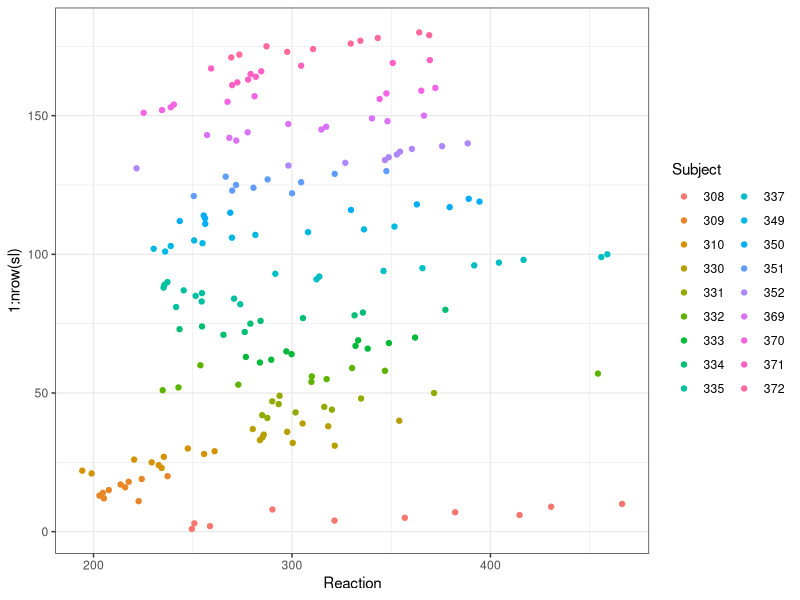
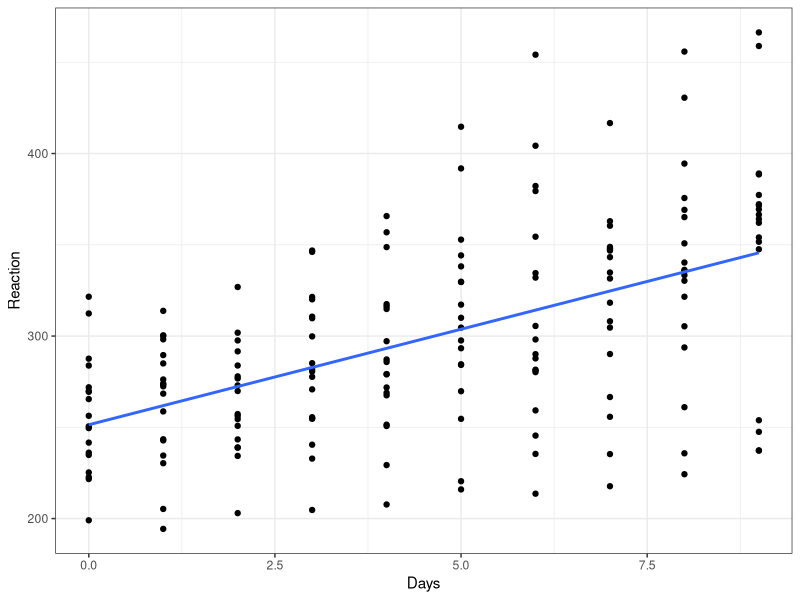
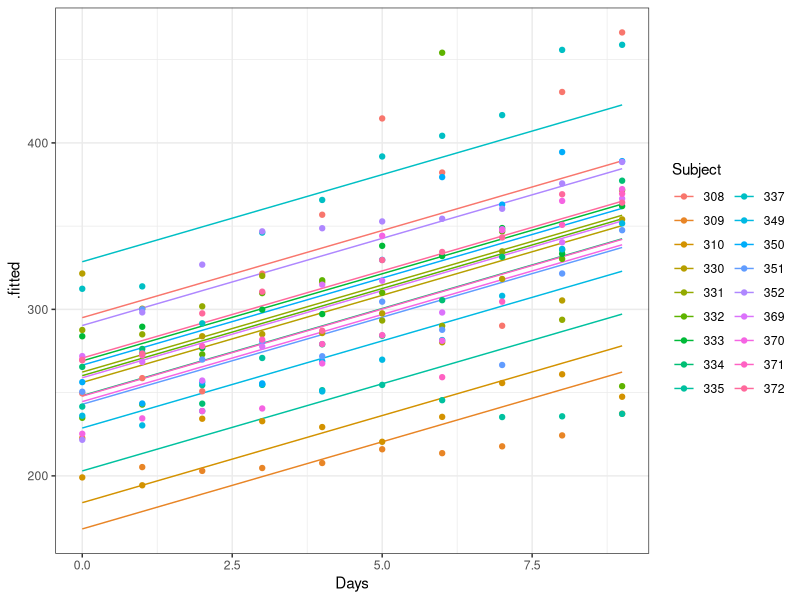
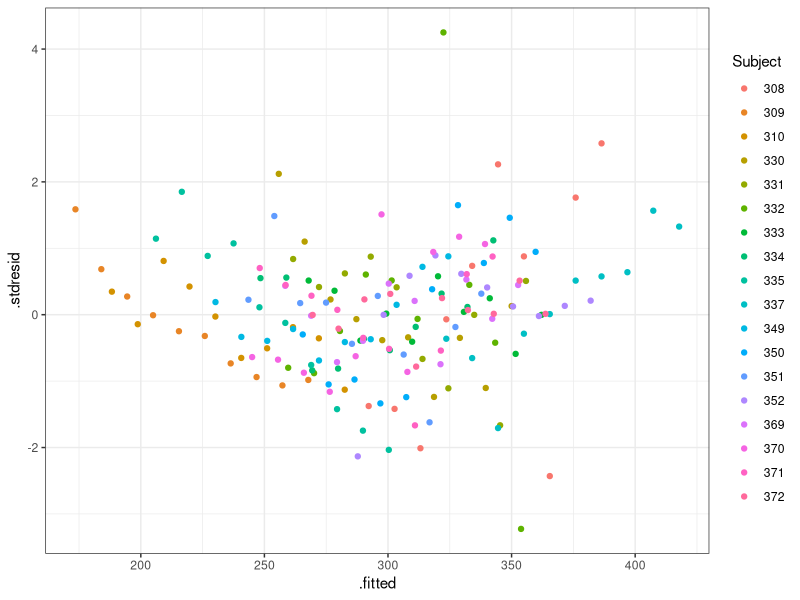
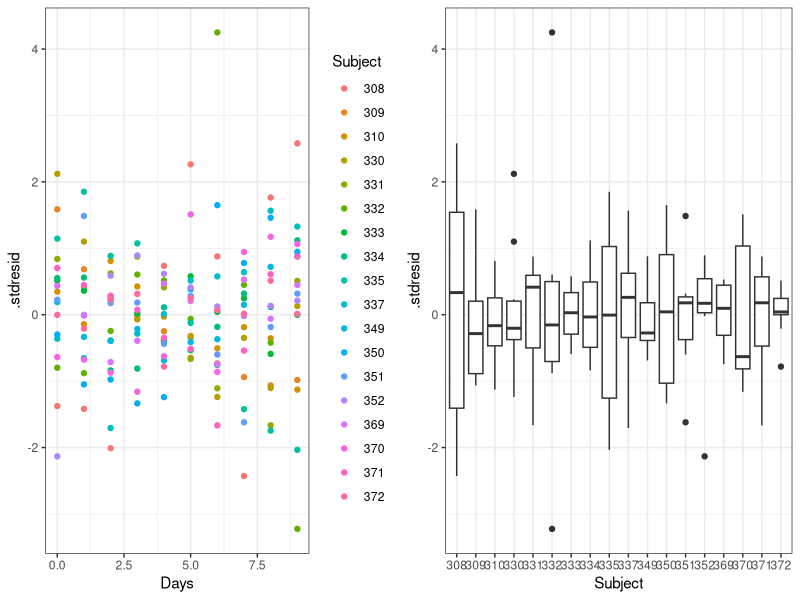
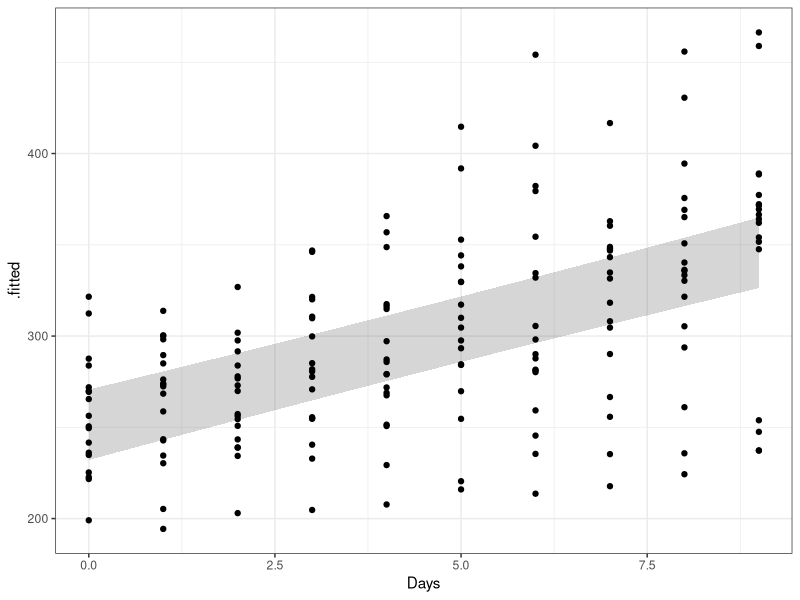
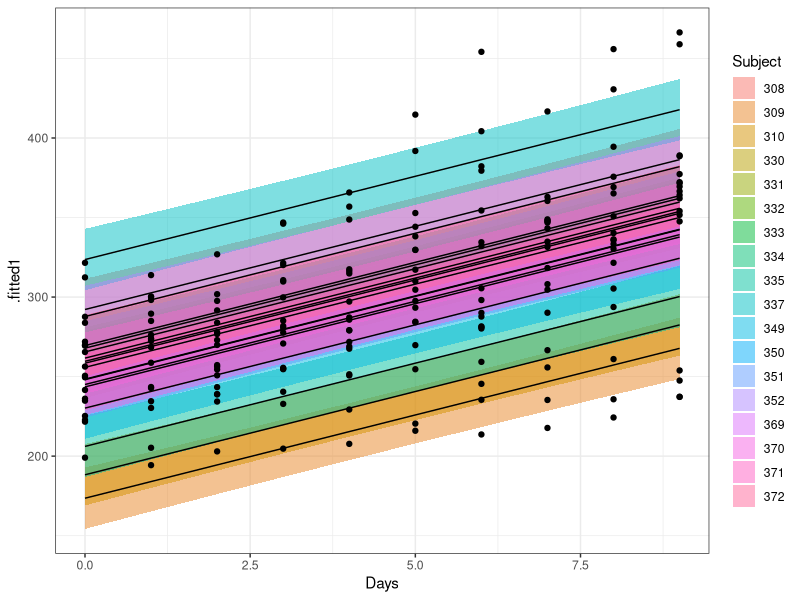
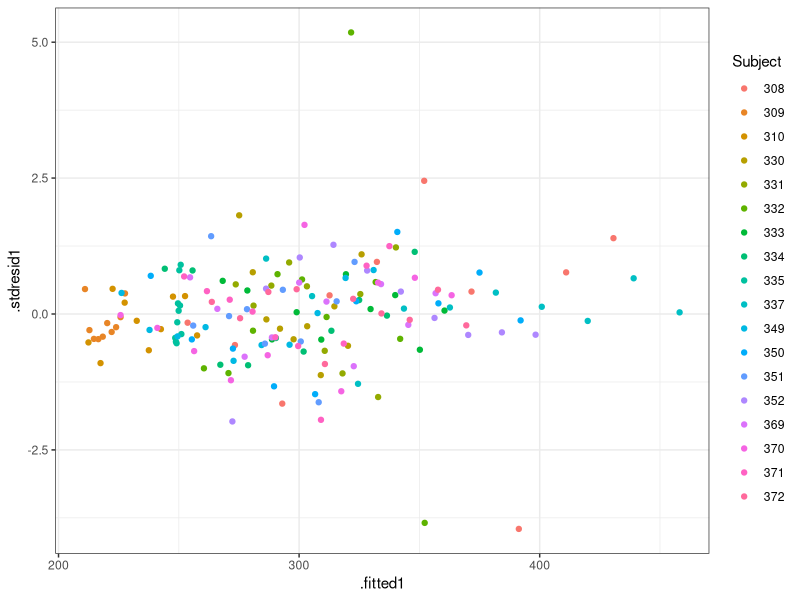

Source code (R) for these figures, in order:
## ---- chunk 1
# output options
options(width = 70, scipen = 6, digits = 3)
library(knitr)
# chunk default options
opts_chunk$set(fig.align='center', tidy = FALSE, fig.width = 7, fig.height = 3, warning = FALSE)
## ---- chunk 2
library(lme4)
data(sleepstudy)
sl <- sleepstudy
head(sl, 3)
## ---- chunk 3
str(sl)
# пропущенные значения
sum(!complete.cases(sl))
# число субъектов
length(unique(sl$Subject))
## ---- chunk 4
# сбалансирован ли объем выборки?
table(sl$Subject)
with(sl, table(Subject, Days))
## ---- chunk 5
library(ggplot2)
theme_set(theme_bw() + theme(legend.key = element_blank()))
update_geom_defaults("point", list(shape = 19))
# Есть ли наблюдения-выбросы? строим dot-plot
ggplot(sl, aes(x = Reaction, y = 1:nrow(sl), colour = Subject)) + 
  geom_point() + guides(colour = guide_legend(ncol = 2))
## ---- chunk 6
wrong1 <- lm(Reaction ~ Days, data = sl)
## ---- chunk 7
ggplot(sl, aes(x = Days, y = Reaction)) + 
  geom_point() + 
  geom_smooth(se = F, method = "lm", size = 1)
## ---- chunk 8
wrong2 <- lm(Reaction ~ Days + Subject, data = sl)
## ---- chunk 9
wrong2_diag <- fortify(wrong2)
ggplot(wrong2_diag, aes(x = Days, colour = Subject)) +
  geom_line(aes(y = .fitted, group = Subject)) +
  geom_point(data = sl, aes(y = Reaction)) +
  guides(colour = guide_legend(ncol = 2))
## ---- chunk 10
detach("package:lme4") # выгружаем lme4, чтобы не было конфликтов
library(nlme)
M1 <- lme(Reaction ~ Days, random = ~ 1 | Subject, data = sl)
## ---- chunk 11
# plot(M1)
sl$.stdresid <- resid(M1, type = "pearson")
sl$.fitted <- fitted(M1)
ggplot(sl) + geom_point(aes(x = .fitted, y = .stdresid, colour = Subject))
## ---- chunk 12
p <- ggplot(data = sl, aes(y = .stdresid))
library(gridExtra)
grid.arrange(
  p + geom_point(aes(x = Days, colour = Subject)),
  p + geom_boxplot(aes(x = Subject)),
  ncol = 2)
## ---- chunk 13
summary(M1)
## ---- chunk 14
anova(M1)
## ---- chunk 15
M1.ml <- lme(Reaction ~ Days, random = ~1|Subject, data = sl, method = "ML")
M2.ml <- update(M1.ml, . ~ . - Days)
anova(M1.ml, M2.ml)
## ---- chunk 16
AIC(M1.ml, M2.ml)
## ---- chunk 17
MFinal1 <- lme(Reaction ~ Days, random = ~1|Subject, method = "REML", data = sl)
## ---- chunk 18
# Внутриклассовая корреляция
37.12383^2 / (37.12383^2 + 30.99123^2)
## ---- chunk 19
# 1) Новый датафрейм, для которого будем предсказывать
library(dplyr)
minmax <- sl %>% group_by(Subject) %>%
  summarise(mDays = min(Days), MDays = max(Days))
new_data <- minmax %>% group_by(Subject) %>%
  do(data.frame(Days = seq(.$mDays, .$MDays, length = 10)))

# 2) Матрица линейной модели
X <- model.matrix(~ Days, data = new_data)

# 3) Вычисляем предсказанные значения одним из двух способов
# level = 0 - для фиксированных эффектов (т.е. без учета субъекта)
new_data$.fitted <- predict(MFinal1, new_data, level = 0)
# или то же самое при помощи матриц
betas = fixef(MFinal1)
new_data$.fitted <- X %*% betas

# 4) Вычисляем стандартные ошибки предсказанных значений
# это квадратный корень из диагональных элементов
# матрицы ковариаций предсказанных значений X * cov(BETA) * t(X)
new_data$.se <- sqrt( diag(X %*% vcov(MFinal1) %*% t(X)) )
## ---- chunk 20
ggplot(new_data) +
  geom_ribbon(alpha = 0.2, aes(x = Days, y = .fitted, ymin = .fitted - 1.98 * .se, ymax = .fitted + 1.98 * .se)) +
  geom_point(data = sl, aes(x = Days, y = Reaction))
## ---- chunk 21
# beta_0 + beta * Days + случайный эффект субъекта
new_data$.fitted1 <- predict(MFinal1, new_data, level = 1)
ggplot(new_data, aes(x = Days, y = .fitted1, group = Subject)) +
  geom_ribbon(aes(fill = Subject, ymin = .fitted1 - 1.98 * .se, ymax = .fitted1 + 1.98 * .se), alpha = 0.5) + geom_line() +
  geom_point(data = sl, aes(x = Days, y = Reaction))
  # попробуйте добавить facet_wrap(~Subject)
## ---- chunk 22
MS1 <- lme(Reaction ~ Days, random = ~ 1 + Days|Subject, data = sl)
## ---- chunk 23
# plot(M1)
sl$.stdresid1 <- resid(MS1, type = "pearson")
sl$.fitted1 <- fitted(MS1)
ggplot(sl) + geom_point(aes(x = .fitted1, y = .stdresid1, colour = Subject))
## ---- chunk 24
p <- ggplot(data = sl, aes(y = .stdresid1))
grid.arrange(
  p + geom_point(aes(x = Days, colour = Subject)),
  p + geom_boxplot(aes(x = Subject)),
  ncol = 2)
## ---- chunk 25
MS1.ml <- lme(Reaction ~ Days, random = ~1+Days|Subject, data = sl, method = "ML")
MS2.ml <- update(MS1.ml, random = ~1|Subject)
MS3.ml <- update(MS2.ml, .~.-Days)
anova(MS1.ml, MS2.ml, MS3.ml)
## ---- chunk 26
MSFinal <- lme(Reaction ~ Days, random = ~1 + Days|Subject, method = "REML", data = sl)
## ---- chunk 27
# 1) Новый датафрейм, для которого будем предсказывать
library(dplyr)
minmax <- sl %>% group_by(Subject) %>%
  summarise(mDays = min(Days), MDays = max(Days))
new_data <- minmax %>% group_by(Subject) %>%
  do(data.frame(Days = seq(.$mDays, .$MDays, length = 10)))
# 2) Матрица линейной модели
X <- model.matrix(~ Days, data = new_data)
# 3) Предсказанные значения
betas = fixef(MSFinal)
new_data$.fitted <- X %*% betas
# 4) Стандартные ошибки предсказанных значений
new_data$.se <- sqrt( diag(X %*% vcov(MSFinal) %*% t(X)) )
## ---- chunk 28
ggplot(new_data) +
  geom_ribbon(alpha = 0.2, aes(x = Days, y = .fitted, ymin = .fitted - 1.98 * .se, ymax = .fitted + 1.98 * .se)) +
  geom_point(data = sl, aes(x = Days, y = Reaction))
## ---- chunk 29
# beta_0 + beta * Days + случайный эффект субъекта
new_data$.fitted1 <- predict(MSFinal, new_data, level = 1)
ggplot(new_data, aes(x = Days, y = .fitted1, group = Subject)) +
  geom_ribbon(aes(fill = Subject, ymin = .fitted1 - 1.98 * .se, ymax = .fitted1 + 1.98 * .se), alpha = 0.5) + geom_line() +
  geom_point(data = sl, aes(x = Days, y = Reaction))
  # попробуйте добавить facet_wrap(~Subject)
